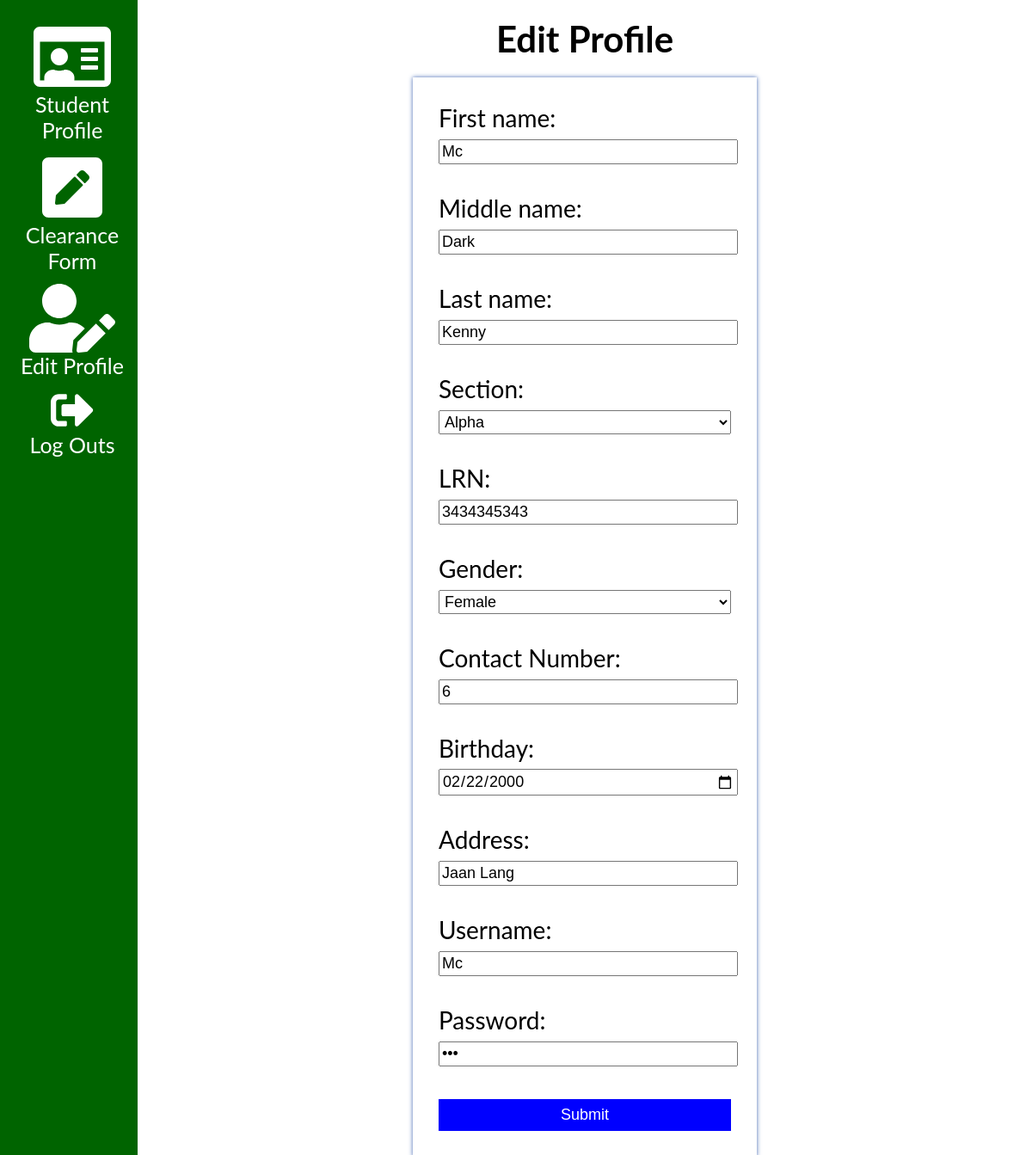
The page /studentedit.php (signed in) on the database its author committed.
### tables this page shows
CREATE TABLE `student` (
  `student_id` int(11) NOT NULL,
  `first_name` varchar(50) NOT NULL,
  `middle_name` varchar(50) DEFAULT NULL,
  `last_name` varchar(50) NOT NULL,
  `grade` int(2) NOT NULL,
  `section_id` int(11) NOT NULL,
  `lrn` bigint(15) NOT NULL,
  `gender` enum('Male','Female') NOT NULL,
  `contact_number` bigint(15) NOT NULL,
  `birthday` date NOT NULL,
  `address` varchar(50) NOT NULL,
  `username` varchar(50) NOT NULL,
  `password` varchar(50) NOT NULL,
  `status` enum('Pending','Verified') NOT NULL
);

CREATE TABLE `section` (
  `section_id` int(11) NOT NULL,
  `section_name` varchar(50) NOT NULL
);

### studentedit.php (the view, shortened to what this page needs)
<?php
$conn = connect();
$current_id = $_SESSION['student_id'];
$profilesql = "SELECT * FROM student WHERE student_id = $current_id";
    $profilequery = mysqli_query($conn, $profilesql);
$row = mysqli_fetch_assoc($profilequery);
$sectionsql = "SELECT * FROM section";
$result1 = mysqli_query($conn, $sectionsql);
?>
<!DOCTYPE html>
<html>
<head>
<link rel="stylesheet" href="resources/css/main.css">
</head>
<body>
<?php include "resources/plugins/studentsidenav.php" ?>
    <div class="main">
    <h2>Edit Profile</h2>
    <div class="container2">
        <div class="content2">
        <form method="post">
            <label>First name: </label>
            <br>
            <input type="text" name="Firstname" value="<?php echo $row['first_name']?>" placeholder="First name" >
            <br><br>
            <label>Middle name: </label>
            <br>
            <input type="text" name="Middlename" value="<?php echo $row['middle_name']?>" placeholder="Middle name">
            <br><br>
            <label>Last name: </label>
            <br>
            <input type="text" name="Lastname" value="<?php echo $row['last_name']?>" placeholder="Last name">
            <br><br>
            <label>Section: </label>
            <br>
            <select name="Section">
				<?php while($row1 = mysqli_fetch_array($result1)):;?>
            		<option value="<?php  echo $row1['section_id']; ?>" <?php if($row1['section_id'] == $row['section_id']){?> selected <?php } ?>><?php echo $row1['section_name'];?></option>
            		<?php endwhile;?>
			  </select>
            <br><br>
            <label>LRN: </label>
            <br>
            <input type="text" value="<?php echo $row['lrn']?>" name="LRN" placeholder="LRN">
            <br><br>
            <label for="Gender">Gender: </label>
            <br>
            <select name="Gender" id="Gender">
            <option value="Female" <?php if($row['gender'] == "Female"){?> selected <?php } ?>>Female</option>
            </select>
            <br><br>
            <label>Contact Number: </label>
            <br>
            <input type="text" value="<?php echo $row['contact_number']?>" name="ContactNumber" placeholder="Contact Number">
            <br><br>
            <label>Birthday: </label>
            <br>
            <input type="date" value="<?php echo $row['birthday']?>" id="Birthday" name="Birthday">
            <br><br>
            <label>Address: </label>
            <br>
            <input type="text" value="<?php echo $row['address']?>" name="Address" placeholder="Address">
            <br><br>
            <label>Username: </label>
            <br>
            <input type="text" name="Username" value="<?php echo $row['username']?>" placeholder="Username">
            <br><br>
            <label>Password: </label>
            <br>
            <input type="password" name="Password" value="<?php echo $row['password']?>" placeholder="Password">
            <br><br>
            <input type="submit" value="Submit" name="Create">
        </form>
        </div>
    </div>
  </div>
</body>
</html>

### resources/css/main.css (style rules this page uses)
body { font-family: "Lato", sans-serif; }
.main { margin-left: 160px; font-size: 28px; padding: 0px 10px; }
input[type=submit] { background-color: #0400fd; }
h2 { text-align: center; }
select { font-family: Fontin, Arial, Verdana; font-size: 18px; width: 100%; padding: 2px }
input { font-family: Fontin, Arial, Verdana; width: 100%; font-size: 18px; padding: 2px; }
input[type=submit] { color: white; cursor: pointer; background-color:blue; border: none; padding: 8px; }
.container2, h2 { margin: 20px auto; width: 400px; margin-left: auto; margin-right: auto; }
.content2 { padding: 30px; background-color: white; box-shadow: 0 0 5px #4267b2; }

### rows shown on the page
student: Firstname "Mc", Middlename "Dark", Lastname "Kenny", Section "Alpha", LRN "3434345343", Gender "Female", ContactNumber "6", Birthday "02/22/2000", Address "Jaan Lang", Username "Mc"
